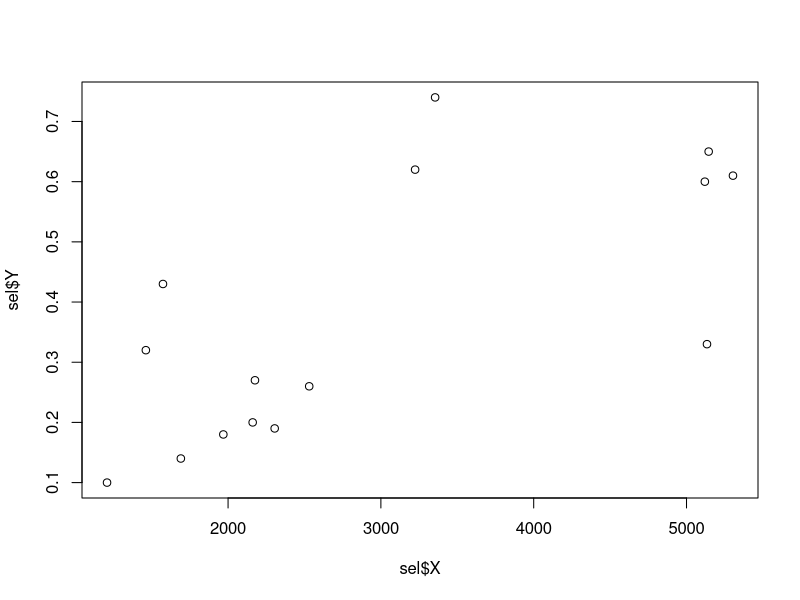
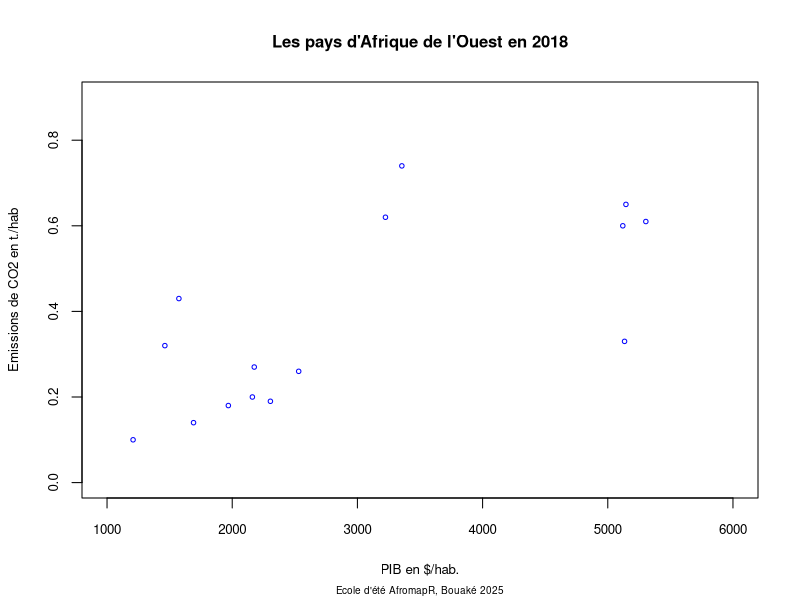
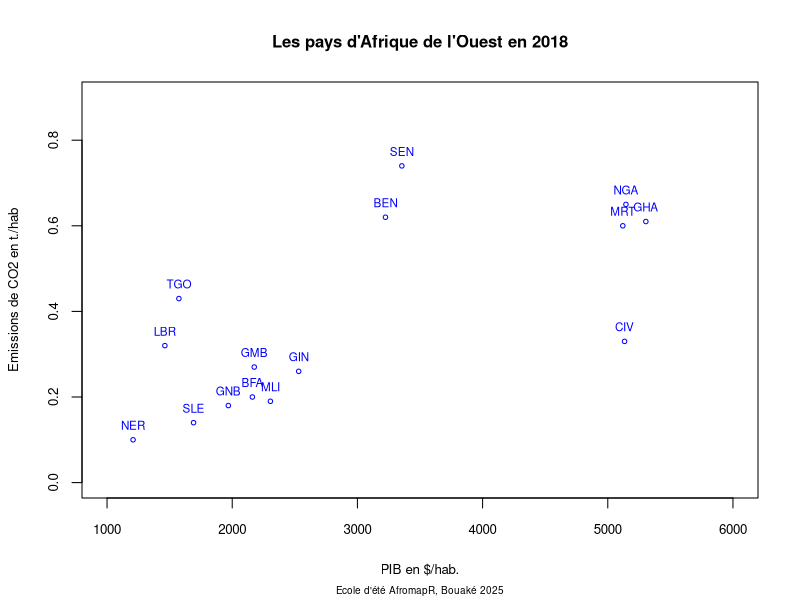
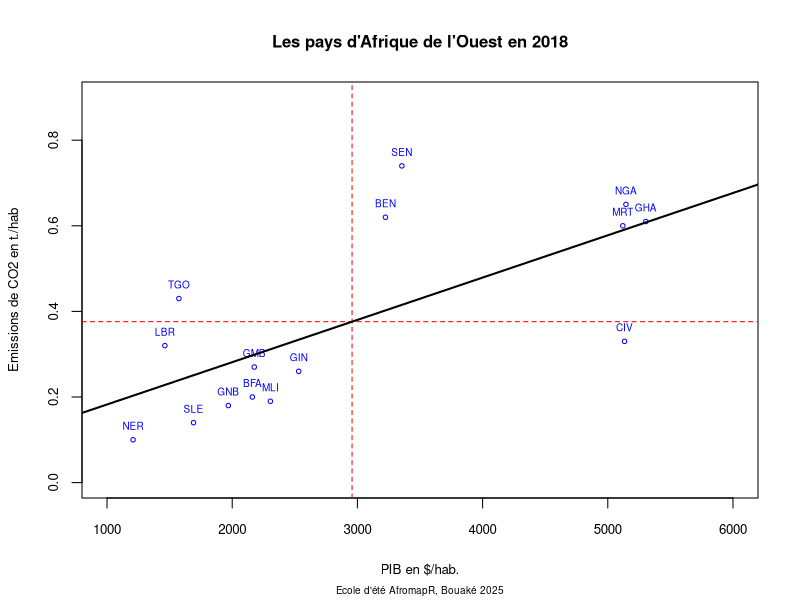
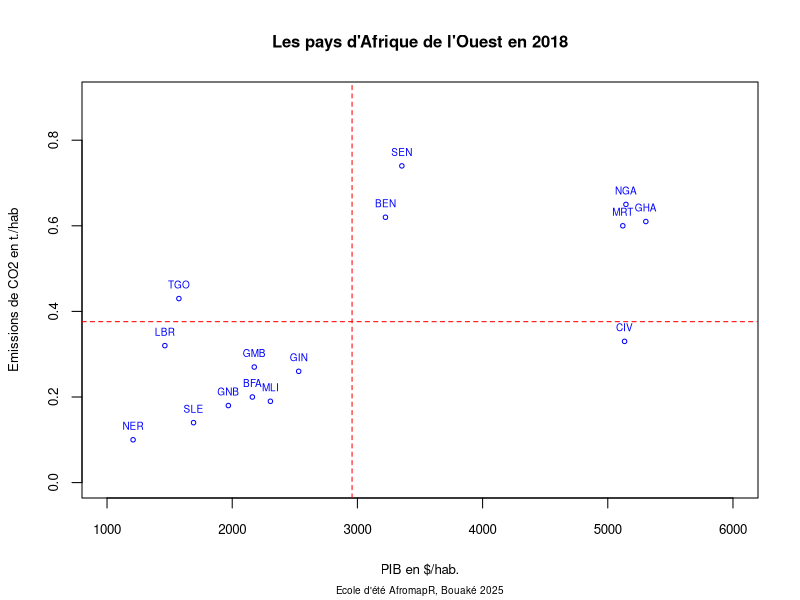
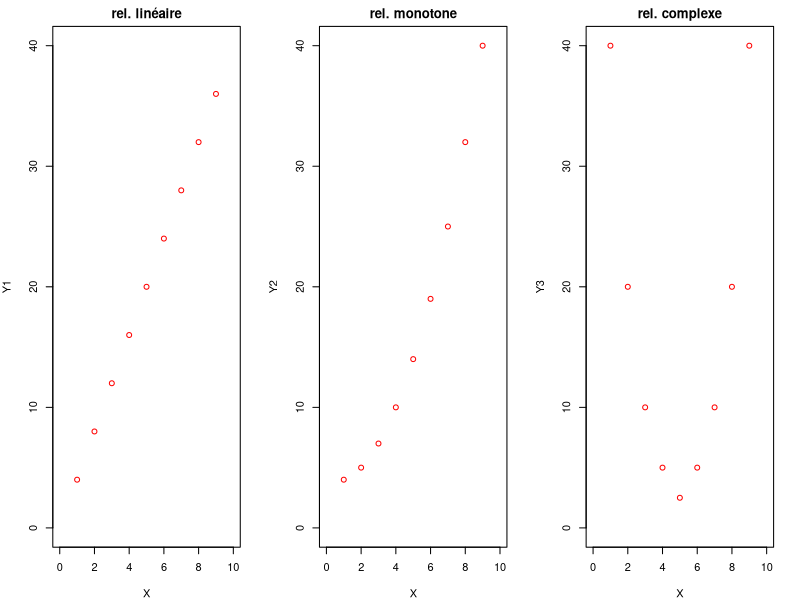
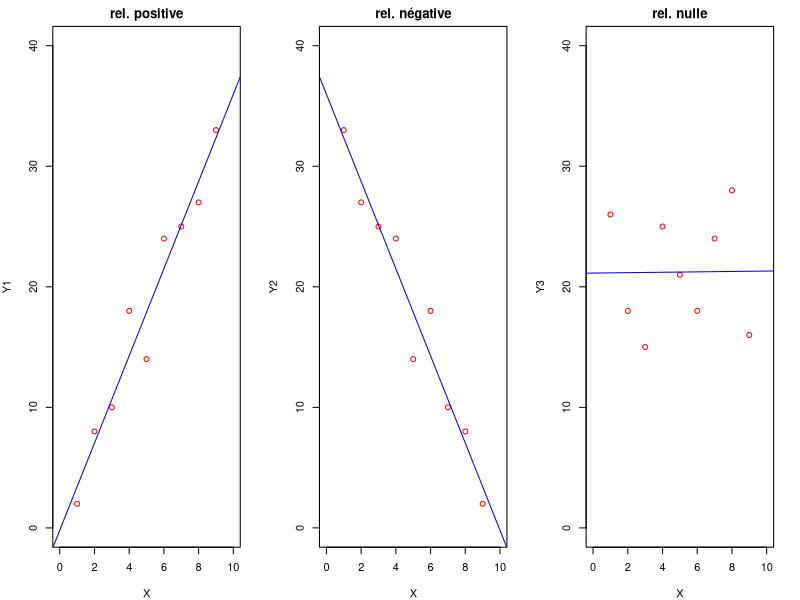
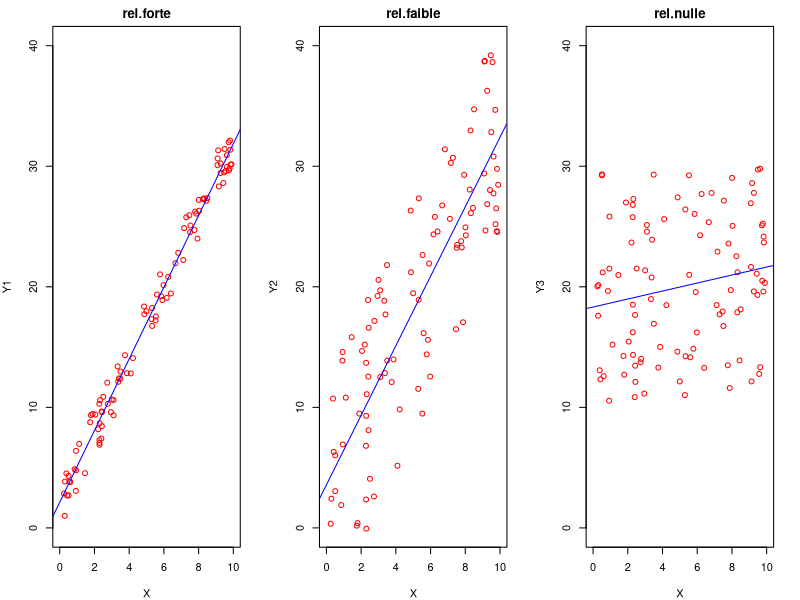

Write R code to recreate these figures, in order.
## ---- chunk 1
don <- read.table(file = "data/africa_pays_2018/data/africa_ouest_2018.csv", # nom du fichier et chemin d'accès
                  sep = ";",                     # séparateur (ici, des points-virgule)
                  dec=",",                       # Type de décimale
                  header = TRUE,                 # ligne d'en-tête avec le nom des variables
                  encoding="UTF-8")              # encodage adapté au français

head(don)
## ---- chunk 2
sel<-don[,c("iso3","nom","PIB","CO2HAB")]
colnames(sel)<-c("CODE","NOM","X","Y")
head(sel)
## ---- chunk 3
# Pour la version française
fr_titre <- "Les pays d'Afrique de l'Ouest en 2018"
fr_nomX <- "PIB en $/hab."
fr_nomY <- "Emissions de CO2 en t./hab"
fr_auteur <- "Ecole d'été AfromapR, Bouaké 2025"
## ---- chunk 4
# Pour la version anglaise
en_titre <- "Countries from Western Africa in1988"
en_nomX <- "GDP in $/hab."
en_nomY <- "CO2 emissions (t./hab.)"
en_auteur <- "Summer School AfromapR, Bouaké 2025"
## ---- chunk 5
plot(sel$X,sel$Y)
## ---- chunk 6
plot(sel$X,sel$Y,
     main = fr_titre,   # titre
     cex.main = 1,      # police du titre
     sub = fr_auteur,   # sous-titre
     cex.sub = 0.6,     # police du sous-titre
     xlab = fr_nomX,    # nom de l'axe X
     xlim = c(1000,6000),   # intervalle de l'axe X
     ylab = fr_nomY,    # nom de l'axe Y
     ylim = c(0,0.9),    # intervalle de l'axe Y
     cex.axis = 0.8,    # police des gradations d'axes
     cex.lab = 0.8,     # police des noms d'axes
     cex = 0.6,         # taille des symboles
     col = "blue")       # couleur des symboles
## ---- chunk 7
plot(sel$X,sel$Y,
     main = fr_titre,   # titre
     cex.main = 1,      # police du titre
     sub = fr_auteur,   # sous-titre
     cex.sub = 0.6,     # police du sous-titre
     xlab = fr_nomX,    # nom de l'axe X
     xlim = c(1000,6000),   # intervalle de l'axe X
     ylab = fr_nomY,    # nom de l'axe Y
     ylim = c(0,0.9),    # intervalle de l'axe Y
     cex.axis = 0.8,    # police des gradations d'axes
     cex.lab = 0.8,     # police des noms d'axes
     cex = 0.6,         # taille des symboles
     col = "blue")       # couleur des symboles
text(x = sel$X,
     y = sel$Y,
     label = sel$CODE,
     cex = 0.7,
     pos=3,
     col = "blue")
## ---- chunk 8
plot(sel$X,sel$Y,
     main = fr_titre,   # titre
     cex.main = 1,      # police du titre
     sub = fr_auteur,   # sous-titre
     cex.sub = 0.6,     # police du sous-titre
     xlab = fr_nomX,    # nom de l'axe X
     xlim = c(1000,6000),   # intervalle de l'axe X
     ylab = fr_nomY,    # nom de l'axe Y
     ylim = c(0,0.9),    # intervalle de l'axe Y
     cex.axis = 0.8,    # police des gradations d'axes
     cex.lab = 0.8,     # police des noms d'axes
     cex = 0.6,         # taille des symboles
     col = "blue")       # couleur des symboles

text(x = sel$X,
     y = sel$Y,
     label = sel$CODE,
     cex = 0.6,
     pos=3,
     col = "blue")


# Ajout d'une ligne horizontale  correspondant à la moyenne de Y
abline(h=mean(sel$Y),col="red",lwd = 1, lty = 2)
# Ajout d'une ligne verticlae  correspondant à la moyenne de X
abline(v=mean(sel$X),col="red",lwd = 1, lty = 2)

# Ajout de la droite de régression
reglin <- lm(sel$Y~sel$X)
abline(reglin, col="black", lwd=2)

## ---- chunk 9
plot(sel$X,sel$Y,
     main = fr_titre,   # titre
     cex.main = 1,      # police du titre
     sub = fr_auteur,   # sous-titre
     cex.sub = 0.6,     # police du sous-titre
     xlab = fr_nomX,    # nom de l'axe X
     xlim = c(1000,6000),   # intervalle de l'axe X
     ylab = fr_nomY,    # nom de l'axe Y
     ylim = c(0,0.9),    # intervalle de l'axe Y
     cex.axis = 0.8,    # police des gradations d'axes
     cex.lab = 0.8,     # police des noms d'axes
     cex = 0.6,         # taille des symboles
     col = "blue")       # couleur des symboles

text(x = sel$X,
     y = sel$Y,
     label = sel$CODE,
     cex = 0.6,
     pos=3,
     col = "blue")


# Ajout d'une ligne horizontale  correspondant à la moyenne de Y
abline(h=mean(sel$Y),col="red",lwd = 1, lty = 2)
# Ajout d'une ligne verticlae  correspondant à la moyenne de X
abline(v=mean(sel$X),col="red",lwd = 1, lty = 2)


## ---- chunk 10
par(mfrow=c(1,3),mar=c(4,4,2,2))
X<-c(1,2,3,4,5,6,7,8,9)
Y1<-c(4,8,12,16,20,24,28,32,36)
plot(X,Y1, xlim=c(0,10),ylim=c(0,40),main="rel. linéaire",col="red")

Y2<-c(4,5,7,10,14,19,25,32,40)
plot(X,Y2, xlim=c(0,10),ylim=c(0,40), main="rel. monotone",col="red")
Y3<-c(40,20,10,5,2.5,5,10,20,40)
plot(X,Y3, xlim=c(0,10),ylim=c(0,40),main="rel. complexe", col="red")

## ---- chunk 11
par(mfrow=c(1,3),mar=c(4,4,2,2))
X<-c(1,2,3,4,5,6,7,8,9)
Y1<-c(2,8,10,18,14,24,25,27,33)
plot(X,Y1, xlim=c(0,10),ylim=c(0,40),main="rel. positive",col="red")
abline(lm(Y1~X),col="blue")
Y2<-c(33, 27, 25, 24, 14, 18, 10, 8, 2)
plot(X,Y2, xlim=c(0,10),ylim=c(0,40), main="rel. négative",col="red")
abline(lm(Y2~X),col="blue")
Y3<-c(26,18, 15, 25, 21,18, 24, 28,16)
plot(X,Y3, xlim=c(0,10),ylim=c(0,40),main="rel. nulle", col="red")
abline(lm(Y3~X),col="blue")

## ---- chunk 12
library(car)
par(mfrow=c(1,3),mar=c(4,4,2,2))
X<-runif(n=100)*10
Y<-3*X+2
Y1 = Y+runif(n=100, min=-2,max=+2)
plot(X,Y1,xlim=c(0,10),ylim=c(0,40),main="rel.forte",col="red")
abline(lm(Y1~X),col="blue")
Y2 = Y+runif(n=100, min=-10,max=+10)
plot(X,Y2,xlim=c(0,10),ylim=c(0,40),main="rel.faible",col="red")
abline(lm(Y2~X),col="blue")
Y3 = runif(n=100, min=10,max=30)
plot(X,Y3,xlim=c(0,10),ylim=c(0,40),main="rel.nulle",col="red")
abline(lm(Y3~X),col="blue")
## ---- chunk 13
library(car)
par(mfrow=c(1,3),mar=c(4,4,2,2))
X<-runif(n=4)*10
Y<-3*X+10
Y1 = Y+runif(n=4, min=-5,max=+5)
plot(X,Y1,xlim=c(0,10),ylim=c(0,40),main="rel.non signif.",col="red")
abline(lm(Y1~X),col="blue")


X<-runif(n=10)*10
Y<-3*X+10
Y2 = Y+runif(n=10, min=-15,max=+15)
plot(X,Y2,xlim=c(0,10),ylim=c(0,40),main="rel.signif.",col="red")
abline(lm(Y2~X),col="blue")

X<-runif(n=100)*10
Y<-3*X+10
Y3 = Y+runif(n=20, min=-20,max=+20)
plot(X,Y3,xlim=c(0,10),ylim=c(0,40),main="rel.très signif.",col="red")
abline(lm(Y3~X),col="blue")


## ---- chunk 14
cor(sel$X,sel$Y)
cor(sel$X,sel$Y, method = "spearman")
cor(sel$X,sel$Y, method = "kendall")

## ---- chunk 15
par(mfrow=c(1,2),mar=c(4,4,2,2))
X<-c(1,2,3,4,5,6,7,8,9)
Y<-c(4,8,12,16,20,24,28,32,36)
pears<-cor(X,Y,method = "pearson")
spear<-cor(X,Y,method = "spearman")
titre<-paste("Pears= ", round(pears,digits = 2)," / Spear=", round(spear,digits=2))
plot(X,Y, main = titre, col="red",cex.main=0.9)
abline(lm(Y~X),col="blue")

X<-c(1,2,3,4,5,6,7,8,9)
Y<-c(1,2,4,8,16,32,64,128,254)
pears<-cor(X,Y,method = "pearson")
spear<-cor(X,Y,method = "spearman")
titre<-paste("Pears= ", round(pears,digits = 2)," / Spear=", round(spear,digits=2))
plot(X,Y, main = titre, col="red",cex.main=0.9)
abline(lm(Y~X),col="blue")
## ---- chunk 16
par(mfrow=c(1,2),mar=c(4,4,2,2))

X<-c(1,2,3,4,5,6,7,8,50)
Y<-c(10,9,8,7,6,5,4,3,50)
pears<-cor(X,Y,method = "pearson")
spear<-cor(X,Y,method = "spearman")
titre<-paste("Pears= ", round(pears,digits = 2)," / Spear=", round(spear,digits=2))
plot(X,Y, main = titre, col="red",cex.main=0.9)
abline(lm(Y~X),col="blue")


rankX<-rank(X)
rankY<-rank(Y)
pears<-cor(rankX,rankY,method = "pearson")
spear<-cor(rankX,rankY,method = "spearman")
titre<-paste("Pears=", round(pears,digits = 2)," / Spear=", round(spear,digits=2))
plot(rankX,rankY, main = titre, col="red", cex.main=0.9)
abline(lm(rankY~rankX),col="blue")
## ---- chunk 17
par(mfrow=c(1,2),mar=c(4,4,2,2))
X<-c(1,2,3,4,5,6,7,8,9)
Y<-c(2,8,10,18,14,24,25,27,33)
pears<-cor(X,Y,method = "pearson")
spear<-cor(X,Y,method = "spearman")
titre<-paste("Pears= ", round(pears,digits = 2)," / Spear=", round(spear,digits=2))
plot(X,Y, main = titre, col="red",cex.main=0.9)
abline(lm(Y~X),col="blue")

X<-c(1,2,3,4,5,6,7,8,9)
Y<-c(33, 27, 25, 24, 14, 18, 10, 8, 2)
pears<-cor(X,Y,method = "pearson")
spear<-cor(X,Y,method = "spearman")
titre<-paste("Pears= ", round(pears,digits = 2)," / Spear=", round(spear,digits=2))
plot(X,Y, main = titre, col="red",cex.main=0.9)
abline(lm(Y~X),col="blue")
## ---- chunk 18

par(mfrow=c(1,3),mar=c(4,4,2,0))

X<-runif(n=100)*10
Y<-3*X+2
Y = Y+runif(n=100, min=-2,max=+2)
pears<-cor(X,Y,method = "pearson")
spear<-cor(X,Y,method = "spearman")
titre<-paste("Pears= ", round(pears,digits = 2)," / Spear=", round(spear,digits=2))
plot(X,Y, main = titre, col="red",cex.main=0.9)
abline(lm(Y~X),col="blue")

X<-runif(n=100)*10
Y<-3*X+2
Y = Y+runif(n=100, min=-10,max=+10)
pears<-cor(X,Y,method = "pearson")
spear<-cor(X,Y,method = "spearman")
titre<-paste("Pears= ", round(pears,digits = 2)," / Spear=", round(spear,digits=2))
plot(X,Y, main = titre, col="red",cex.main=0.9)
abline(lm(Y~X),col="blue")

X<-runif(n=100)*10
Y<-3*X+2
Y = Y+runif(n=100, min=-30,max=+30)
pears<-cor(X,Y,method = "pearson")
spear<-cor(X,Y,method = "spearman")
titre<-paste("Pears= ", round(pears,digits = 2)," / Spear=", round(spear,digits=2))
plot(X,Y, main = titre, col="red",cex.main=0.9)
abline(lm(Y~X),col="blue")
## ---- chunk 19
cor.test(sel$Y,sel$X)
## ---- chunk 20
cor.test(sel$Y,sel$X, method="spearman")
## ---- chunk 21
par(mfrow=c(1,2),mar=c(4,4,2,2))

X <- c(1,4,5,7,10)
Y <-c(29,32,24,12,14)
t<-cor.test(X,Y)
titre<-paste("r2 = ",round(100*(cor(X,Y)**2),2), "% / p-value = ",round(t$p.value,4), sep="")
plot(X,Y,main=titre,cex.main=0.8,col="red")
abline(lm(Y~X),col="blue")




X<-runif(n=100)*10
Y<- -3*X+50
Y = Y+runif(n=100, min=-20,max=+20)
t<-cor.test(X,Y)
titre<-paste("r2 = ",round(100*(cor(X,Y)**2),2), "% / p-value = ",round(t$p.value,4), sep="")
plot(X,Y,main=titre,cex.main=0.8,col="red")
abline(lm(Y~X),col="blue")



## ---- chunk 22
par(mfrow=c(1,1),mar=c(4,4,3,2))
X <- sel$X
Y <- sel$Y
t<-cor.test(X,Y)
titre<-paste("r2 = ",round(100*(cor(X,Y)**2),2), "% / p-value = ",round(t$p.value,4), sep="")
plot(sel$X,sel$Y,
     main = titre,   # titre
     cex.main = 1,      # police du titre
     sub = fr_auteur,   # sous-titre
     cex.sub = 0.6,     # police du sous-titre
     xlab = fr_nomX,    # nom de l'axe X
     xlim = c(1000,6000),   # intervalle de l'axe X
     ylab = fr_nomY,    # nom de l'axe Y
     ylim = c(0,0.9),    # intervalle de l'axe Y
     cex.axis = 0.8,    # police des gradations d'axes
     cex.lab = 0.8,     # police des noms d'axes
     cex = 0.6,         # taille des symboles
     col = "blue")       # couleur des symboles

# Ajout d'une ligne horizontale  correspondant à la moyenne de Y
abline(h=mean(sel$Y),col="red",lwd = 1, lty = 2)
# Ajout d'une ligne verticlae  correspondant à la moyenne de X
abline(v=mean(sel$X),col="red",lwd = 1, lty = 2)

text(x = sel$X,
     y = sel$Y,
     label = sel$CODE,
     cex = 0.6,
     pos=3,
     col = "blue")


## ---- chunk 23
tab<-don[,c(4:9)]
row.names(tab)<-don$iso3
head(tab,3)
## ---- chunk 24
mat_cor<-cor(tab)
## ---- chunk 25
round(mat_cor,3)
## ---- chunk 26
library(psych)
results<-psych::corr.test(tab)
names(results)
## ---- chunk 27
round(results$r,3)
## ---- chunk 28
round(results$p,3)
## ---- chunk 29
corPlot(tab, stars=TRUE, diag=FALSE)
## ---- chunk 30
library(FactoMineR)
monacp<-PCA(tab, graph=FALSE)
## ---- chunk 31
plot.PCA(monacp,choix = "varcor")
## ---- chunk 32
plot.PCA(monacp,choix = "ind",)
